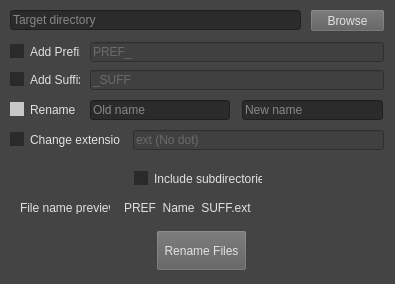
<?xml version="1.0" encoding="UTF-8"?>
<ui version="4.0">
 <class>main_dialog</class>
 <widget class="QDialog" name="main_dialog">
  <property name="geometry">
   <rect>
    <x>0</x>
    <y>0</y>
    <width>395</width>
    <height>284</height>
   </rect>
  </property>
  <property name="windowTitle">
   <string>Easy File Renamer</string>
  </property>
  <property name="styleSheet">
   <string notr="true">QDialog
{
	background-color: #444444;
}

QCheckBox
{
	color: #e1e1e1;
}

QCheckBox:indicator:checked
{
	background-color: #c8c8c8;
}

QCheckBox:indicator:checked:hover
{
	border: 1px solid #1a1a1a;
}

QCheckBox:indicator:unchecked
{
	background-color: #2a2a2a;
}

QCheckBox:indicator:unchecked:hover
{
	border: 1px solid #c8c8c8;
}

QLabel
{
	color: #e1e1e1;
}

QLineEdit
{
	color: #e1e1e1;
	background-color: #2b2b2b;
}

QLineEdit:disabled
{
	color: #959595;
	background-color: #404040;
}

QPushButton
{
	color: #e1e1e1;
	background-color: #5d5d5d;
}</string>
  </property>
  <widget class="QLineEdit" name="target_path_line_edit">
   <property name="geometry">
    <rect>
     <x>10</x>
     <y>10</y>
     <width>291</width>
     <height>20</height>
    </rect>
   </property>
   <property name="toolTip">
    <string>Target directory containing the files</string>
   </property>
   <property name="placeholderText">
    <string>Target directory</string>
   </property>
  </widget>
  <widget class="QPushButton" name="browse_path_btn">
   <property name="geometry">
    <rect>
     <x>310</x>
     <y>9</y>
     <width>75</width>
     <height>23</height>
    </rect>
   </property>
   <property name="focusPolicy">
    <enum>Qt::NoFocus</enum>
   </property>
   <property name="toolTip">
    <string>Browse target directory</string>
   </property>
   <property name="text">
    <string>Browse</string>
   </property>
  </widget>
  <widget class="QCheckBox" name="prefix_chk">
   <property name="geometry">
    <rect>
     <x>10</x>
     <y>43</y>
     <width>70</width>
     <height>17</height>
    </rect>
   </property>
   <property name="focusPolicy">
    <enum>Qt::NoFocus</enum>
   </property>
   <property name="toolTip">
    <string>If checked, adds a prefix to file names</string>
   </property>
   <property name="text">
    <string>Add Prefix</string>
   </property>
  </widget>
  <widget class="QLineEdit" name="prefix_line_edit">
   <property name="enabled">
    <bool>false</bool>
   </property>
   <property name="geometry">
    <rect>
     <x>90</x>
     <y>42</y>
     <width>294</width>
     <height>20</height>
    </rect>
   </property>
   <property name="toolTip">
    <string>Desired prefix</string>
   </property>
   <property name="placeholderText">
    <string>PREF_</string>
   </property>
  </widget>
  <widget class="QCheckBox" name="suff_chk">
   <property name="geometry">
    <rect>
     <x>10</x>
     <y>71</y>
     <width>70</width>
     <height>17</height>
    </rect>
   </property>
   <property name="focusPolicy">
    <enum>Qt::NoFocus</enum>
   </property>
   <property name="toolTip">
    <string>If checked, adds a suffix to file names</string>
   </property>
   <property name="text">
    <string>Add Suffix</string>
   </property>
  </widget>
  <widget class="QLineEdit" name="suff_line_edit">
   <property name="enabled">
    <bool>false</bool>
   </property>
   <property name="geometry">
    <rect>
     <x>90</x>
     <y>70</y>
     <width>294</width>
     <height>20</height>
    </rect>
   </property>
   <property name="toolTip">
    <string>Desired suffix</string>
   </property>
   <property name="placeholderText">
    <string>_SUFF</string>
   </property>
  </widget>
  <widget class="QCheckBox" name="rename_chk">
   <property name="geometry">
    <rect>
     <x>10</x>
     <y>101</y>
     <width>70</width>
     <height>17</height>
    </rect>
   </property>
   <property name="focusPolicy">
    <enum>Qt::NoFocus</enum>
   </property>
   <property name="toolTip">
    <string>If checked, it replaces the provided old name with the new name on file names</string>
   </property>
   <property name="text">
    <string>Rename</string>
   </property>
   <property name="checked">
    <bool>true</bool>
   </property>
  </widget>
  <widget class="QLineEdit" name="rename_old_line_edit">
   <property name="enabled">
    <bool>true</bool>
   </property>
   <property name="geometry">
    <rect>
     <x>90</x>
     <y>100</y>
     <width>140</width>
     <height>20</height>
    </rect>
   </property>
   <property name="toolTip">
    <string>Old name to replace on file names</string>
   </property>
   <property name="placeholderText">
    <string>Old name</string>
   </property>
  </widget>
  <widget class="QLineEdit" name="rename_new_line_edit">
   <property name="enabled">
    <bool>true</bool>
   </property>
   <property name="geometry">
    <rect>
     <x>242</x>
     <y>100</y>
     <width>141</width>
     <height>20</height>
    </rect>
   </property>
   <property name="toolTip">
    <string>New name to replace on file names</string>
   </property>
   <property name="placeholderText">
    <string>New name</string>
   </property>
  </widget>
  <widget class="QCheckBox" name="ext_chk">
   <property name="geometry">
    <rect>
     <x>10</x>
     <y>131</y>
     <width>110</width>
     <height>17</height>
    </rect>
   </property>
   <property name="focusPolicy">
    <enum>Qt::NoFocus</enum>
   </property>
   <property name="toolTip">
    <string>If checked, changes file extension</string>
   </property>
   <property name="text">
    <string>Change extension</string>
   </property>
  </widget>
  <widget class="QLineEdit" name="ext_line_edit">
   <property name="enabled">
    <bool>false</bool>
   </property>
   <property name="geometry">
    <rect>
     <x>133</x>
     <y>130</y>
     <width>251</width>
     <height>20</height>
    </rect>
   </property>
   <property name="toolTip">
    <string>New file extension (without dot)</string>
   </property>
   <property name="placeholderText">
    <string>ext (No dot)</string>
   </property>
  </widget>
  <widget class="QCheckBox" name="include_subdir_chk">
   <property name="geometry">
    <rect>
     <x>134</x>
     <y>170</y>
     <width>128</width>
     <height>17</height>
    </rect>
   </property>
   <property name="focusPolicy">
    <enum>Qt::NoFocus</enum>
   </property>
   <property name="toolTip">
    <string>If checked, it includes files in sub-folders</string>
   </property>
   <property name="text">
    <string>Include subdirectories</string>
   </property>
  </widget>
  <widget class="QLabel" name="prev_file_name_title_label">
   <property name="geometry">
    <rect>
     <x>20</x>
     <y>201</y>
     <width>90</width>
     <height>13</height>
    </rect>
   </property>
   <property name="text">
    <string>File name preview:</string>
   </property>
  </widget>
  <widget class="QLabel" name="prev_file_name_label">
   <property name="geometry">
    <rect>
     <x>124</x>
     <y>201</y>
     <width>260</width>
     <height>13</height>
    </rect>
   </property>
   <property name="text">
    <string>PREF_Name_SUFF.ext</string>
   </property>
  </widget>
  <widget class="QPushButton" name="rename_files_btn">
   <property name="geometry">
    <rect>
     <x>156</x>
     <y>230</y>
     <width>91</width>
     <height>41</height>
    </rect>
   </property>
   <property name="focusPolicy">
    <enum>Qt::NoFocus</enum>
   </property>
   <property name="text">
    <string>Rename Files</string>
   </property>
  </widget>
 </widget>
 <resources/>
 <connections/>
</ui>
